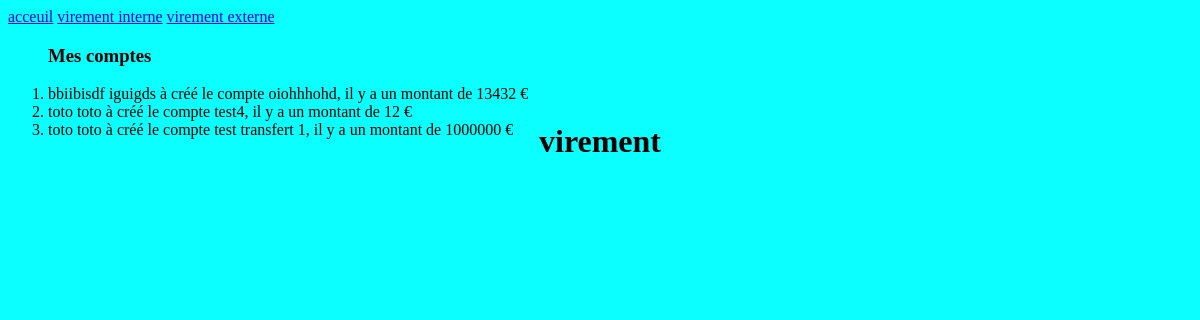
The app's page /operations/, older data.
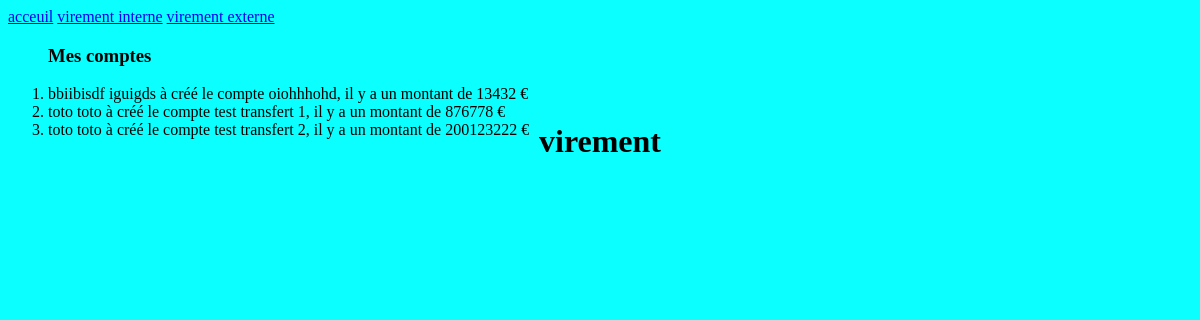
The same page, newer data.
### mybank/models.py (models this page shows, shortened)
class account(models.Model):
    nom = models.CharField(max_length=100)
    prenom = models.CharField(max_length=100)
    email = models.EmailField(max_length=30)
    montant = models.IntegerField(default=0)
    nom_compte = models.CharField(max_length=20, default='')
    num_compte = models.IntegerField()
    def __str__(self) -> str:
        chaine = f"{self.prenom} {self.nom} à créé le compte {self.nom_compte}, il y a un montant de {self.montant} €"
        return chaine

### mybank/views.py (the view)
# urls.py: path('operations/', views.operation_affiche),
def operation_affiche(request):
    liste = list(models.account.objects.all())
    return render(request,"operations.html",{"liste": liste})

### mybank/templates/operations.html (shortened to what this page needs)
<!DOCTYPE html>
<html lang="fr">
<head>
    {% load static %}
    <link rel="stylesheet" type="text/css" href="{%static 'style.css'%}">
</head>
<body>
    <h1> virement</h1>
    <a href="/compte">acceuil</a>
    <a href="/virement_int">virement interne</a>
    <a href="/virement_ext">virement externe</a>
{% block content %}
<ol> <h3> Mes comptes</h3>
    {% for l in liste %}
        <li> {{l}} </li>
    {% endfor %}
</ol>
{% endblock %}
</body>
</html>

Row changes from the older to the newer data that the page shows:
removed account: prenom+nom+nom_compte "toto toto à créé le compte test4, il y a un montant de 12 €"
changed account: prenom+nom+nom_compte "toto toto à créé le compte test transfert 1, il y a un montant de 1000000 €" → "toto toto à créé le compte test transfert 1, il y a un montant de 876778 €"
added account: prenom+nom+nom_compte "toto toto à créé le compte test transfert 2, il y a un montant de 200123222 €"
